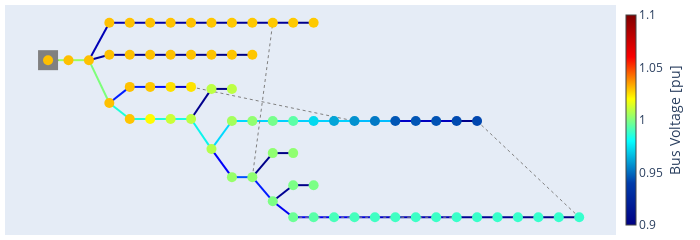

Notebook source saved alongside this figure:
### Code cell
pp.plotting.plotly.pf_res_plotly(network, auto_open=False)
